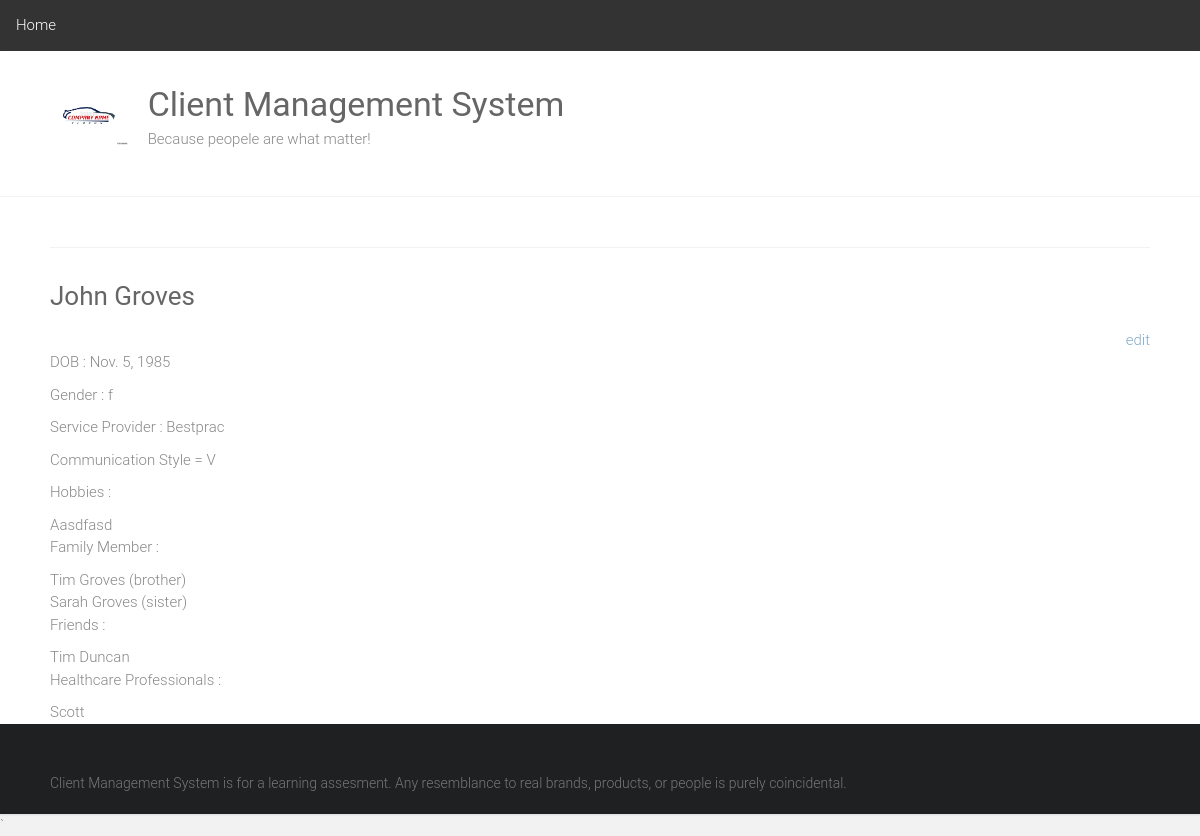
/client/1/, run on the app's committed database.
### cms/models.py (models this page shows, shortened)
class Client(models.Model):
	Client_FirstName = models.CharField(max_length=30, blank=True)
	Client_LastName = models.CharField(max_length=30, blank=True)
	Client_DOB = models.DateField(auto_now=False, auto_now_add=False)
	GENDER_CHOICES = (('m', 'Male'),('f', 'Female'),('o', 'Other'))
	Client_Gender = models.CharField(max_length=1, blank=True, choices=GENDER_CHOICES)
	Client_ServiceProvider = models.CharField(max_length=30, blank=True)
	Client_AdditionalServiceProvider = models.CharField(max_length=30, blank=True)
	COMMUNICATIONSTYLES_CHOICES = (('NV', 'Non-verbal'),('V', 'Verbal'),)
	Client_CommunicationStyle = models.CharField(max_length=2, blank=True, choices=COMMUNICATIONSTYLES_CHOICES)

class Hobbie(models.Model):
	Hobbie_Client = models.ForeignKey('Client', on_delete=models.CASCADE,related_name="Client_Hobbie")
	Hobbie_Name = models.CharField(max_length=30, blank=True)
	Hobbie_frequency = models.IntegerField( blank=True)
	Hobbie_location = models.CharField(max_length=30, blank=True)

class FamilyMember(models.Model):
	FamilyMember_Client = models.ForeignKey('Client', on_delete=models.CASCADE,related_name="Client_FamilyMember")
	FamilyMember_FirstName = models.CharField(max_length=30, blank=True)
	FamilyMember_LastName = models.CharField(max_length=30, blank=True)
	RELATIONSHIP_CHOICE = (('mother', 'Mum'),('father', 'Dad'),('brother', 'Brother'),('sister', 'Sister'),('uncle', 'Uncle'),('auntie', 'Auntie'),('nephew', 'Nephew'),('son', 'Son'),('daughter', 'Daughter'))
	FamilyMember_Relationship = models.CharField(max_length=30, blank=True, choices= RELATIONSHIP_CHOICE)
	FamilyMember_ContactNumber = models.IntegerField(blank=True)

class Friend(models.Model):
	Friend_Client = models.ForeignKey('Client', on_delete=models.CASCADE,related_name="Client_Friend")
	Friend_FirstName = models.CharField(max_length=30, blank=True)
	Friend_LastName = models.CharField(max_length=30, blank=True)
	Friend_ContactNumber = models.IntegerField(blank=True)

class HealthcareProfessional(models.Model):
	HealthcareProfessional = models.ForeignKey('Client', on_delete=models.CASCADE,related_name="Client_HealthcareProfessional")
	HealthcareProfessional_FirstName = models.CharField(max_length=30, blank=True)
	HealthcareProfessional_LastName = models.CharField(max_length=30, blank=True)
	HealthcareProfessional_ContactNumber = models.IntegerField(blank=True)
	HealthcareProfessional_Profession = models.CharField(max_length=30, blank=True)

### cms/views.py (the view)
# urls.py: re_path(r'^client/(\d+)/$', views.client_detail, name='client-detail'),
def client_detail(request, id):
	client = Client.objects.get(id = id)
	return render(request, 'clients/client_detail.html', {'client':client})

### cms/templates/clients/client_detail.html (shortened to what this page needs)
{% extends "base.html" %}
{% block content %}
{% load static %}
<div>
	<h3>{{ client.Client_FirstName|capfirst }} {{ client.Client_LastName|capfirst }}</h3>
	<div align="right">
  <a href="hobbie/">edit</a>
</div>
	<p>DOB : {{client.Client_DOB}}</p>
	<p>Gender : {{client.Client_Gender}}</p>
	<p>Service Provider : {{client.Client_ServiceProvider|capfirst}}</p>
	<p>Communication Style = {{client.Client_CommunicationStyle}}</p>
	{% if client.Client_Hobbie.all %}
		<p> Hobbies : </p>
			<ul>
				{% for Hobbie in client.Client_Hobbie.all %}
					<li>{{Hobbie.Hobbie_Name|capfirst}}</li>
				{% endfor %}
			</ul>
	{% endif %}
	{% if client.Client_FamilyMember.all %}
		<p> Family Member : </p>
			<ul>
				{% for FamilyMember in client.Client_FamilyMember.all %}
					<li>{{FamilyMember.FamilyMember_FirstName|capfirst}} {{FamilyMember.FamilyMember_LastName|capfirst}} ({{FamilyMember.FamilyMember_Relationship}})</li>
				{% endfor %}
			</ul>
	{% endif %}
	{% if client.Client_Friend.all %}
		<p> Friends : </p>
			<ul>
				{% for Friend in client.Client_Friend.all %}
					<li>{{Friend.Friend_FirstName|capfirst}} {{Friend.Friend_LastName|capfirst}}</li>
				{% endfor %}
			</ul>
	{% endif %}
	{% if client.Client_HealthcareProfessional.all %}
		<p> Healthcare Professionals : </p>
			<ul>
				{% for Professionals in client.Client_HealthcareProfessional.all %}
					<li>{{Professionals.HealthcareProfessional_FirstName|capfirst}}</li>
				{% endfor %}
			</ul>
	{% endif %}
</div>
{% endblock %}

### cms/static/style.css (style rules this page uses)
html, body, div, span, applet, object, iframe, h1, h2, h3, h4, h5, h6, p, blockquote, pre, a, abbr, acronym, address, big, cite, code, del, dfn, em, font, ins, kbd, q, s, samp, small, strike, strong, sub, sup, tt, var, dl, dt, dd, ol, ul, li, fieldset, form, label, legend, table, caption, tbody, tfoot, thead, tr, th, td { border: 0; font: inherit; font-size: 100%; font-style: inherit; font-weight: inherit; margin: 0; outline: 0; padding: 0; vertical-align: baseline; }
html { overflow-y: scroll; -webkit-text-size-adjust: 100%; -ms-text-size-adjust: 100%; }
h1, h2, h3, h4, h5, h6 { color: #666666; line-height: 1.4; padding-bottom: 15px; font-weight: normal; }
h3 { font-size: 26px; }
body, button, input, select, textarea { color: #888888; font-size: 15px; line-height: 1.5; font-family: 'Roboto', sans-serif; font-weight: 300; }
p { color: #888888; font-size: 15px; line-height: 1.5; margin-bottom: 15px; font-weight: 300; }
ul, ol { list-style: none; }
body { background: #f2f2f2; }
a { color: #80abc8; text-decoration: none; -webkit-transition: 0.25s ease-in-out; -moz-transition: 0.25s ease-in-out; transition: 0.25s ease-in-out; -ms-transition: 0.25s ease-in-out; -o-transition: 0.25s ease-in-out; }
body { padding-top: 30px; padding-bottom: 30px; }
body.wide { padding-top: 0; padding-bottom: 0; }
.single-page p { margin-bottom: 10px; }

### data on the page
Client: Client_FirstName "John", Client_LastName "Groves", Client_DOB "Nov. 5, 1985", Client_Gender "f", Client_ServiceProvider "Bestprac", Client_CommunicationStyle "V"
Hobbie: Hobbie_Name "Aasdfasd"
FamilyMember: FamilyMember_FirstName "Tim", FamilyMember_LastName "Groves", FamilyMember_Relationship "brother"
FamilyMember: FamilyMember_FirstName "Sarah", FamilyMember_LastName "Groves", FamilyMember_Relationship "sister"
Friend: Friend_FirstName "Tim", Friend_LastName "Duncan"
HealthcareProfessional: HealthcareProfessional_FirstName "Scott"
